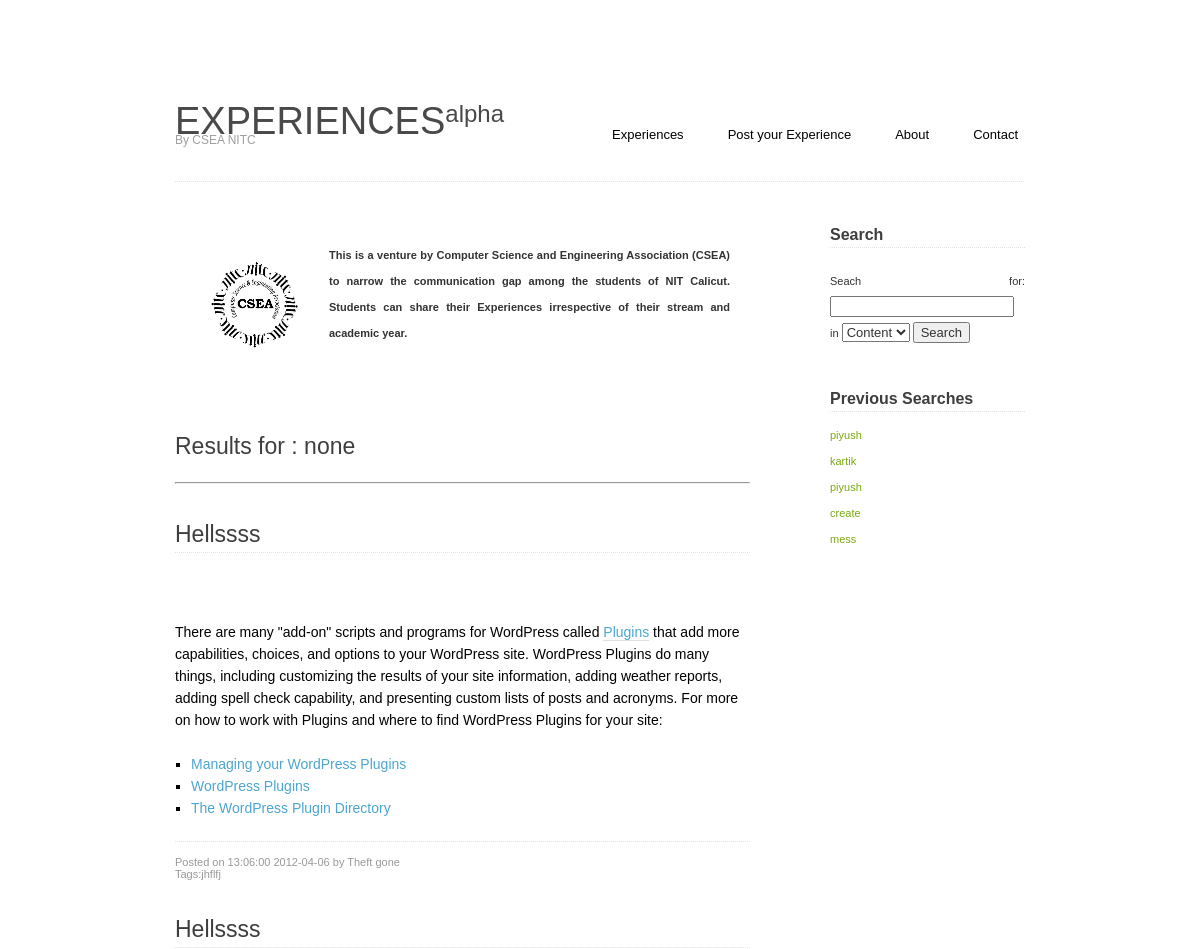
The app's page /searching.php?q=none&field=Contnt (upper part), older data.
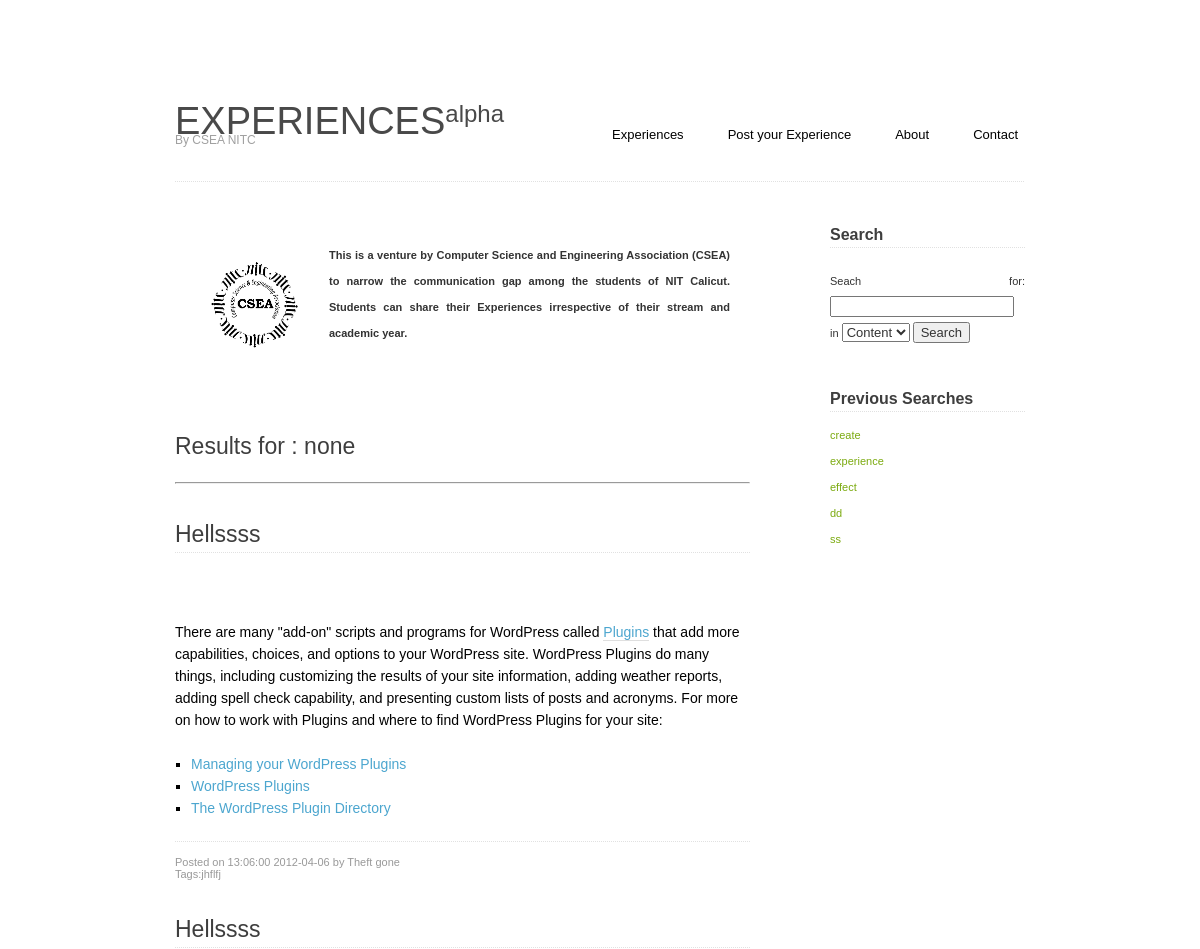
The same page, newer data.
### tables this page shows
CREATE TABLE IF NOT EXISTS `blog_entry` (
  `id` int(10) NOT NULL AUTO_INCREMENT,
  `Fname` varchar(80) NOT NULL,
  `Lname` varchar(100) NOT NULL,
  `Sub` varchar(100) NOT NULL,
  `Tag` text NOT NULL,
  `Contnt` longtext NOT NULL,
  `Date` date NOT NULL,
  `Time` time NOT NULL,
  `Facebook` varchar(255) NOT NULL,
  `Email` varchar(255) NOT NULL,
  PRIMARY KEY (`id`)
);

CREATE TABLE IF NOT EXISTS `search_entry` (
  `search` text NOT NULL,
  `id` int(11) NOT NULL AUTO_INCREMENT,
  PRIMARY KEY (`id`)
);

### searching.php (the view, shortened to what this page needs)
<!DOCTYPE html PUBLIC "-//W3C//DTD XHTML 1.0 Strict//EN" "http://www.w3.org/TR/xhtml1/DTD/xhtml1-strict.dtd">
<html xmlns="http://www.w3.org/1999/xhtml">
<head>
<link href="./css/default.css" rel="stylesheet" type="text/css" />
</head>
<?php
 $find=$_GET['q'];
 $maxss = 'LIMIT 0,5';
$stmnt = mysql_query("SELECT * FROM search_entry ORDER BY id DESC $maxss") or die(mysql_error());
?>
<body>
<div id="header">
	<div id="logo">
		<h1><a href="index.php">EXPERIENCES<sup>alpha</sup></a></h1>
		<h2>By CSEA NITC</h2>
	</div>
	<div id="menu">
		<ul>
			<li><a href="index.php">Experiences</a></li>
			<li><a href="form.php">Post your Experience</a></li>
			<li><a href="about.php">About</a></li>
			<li><a href="contact.php">Contact </a></li>
		</ul>
	</div>
</div>
<div id="page">
	<div id="content">
		<div class="box1">
			<p><img src="images/pic.png" alt="CSEA" width="119" height="120" align="top" class="left" /><strong>This is a venture by Computer Science and Engineering Association (CSEA) to narrow the communication gap among the students of NIT Calicut. Students can share their Experiences irrespective of their stream and academic year.</strong> </p>
	  </div>
			<br />
<br />
<br />
	<?php
 $field=$_GET['field'];
 echo "<h2>Results for : ".$_GET['q']." </h2><p>";
 echo "<hr class='box2'> <br/> <br/>";
 $find = strtoupper($find);
 $find = strip_tags($find);
 $find = trim ($find);
$query="SELECT * FROM blog_entry  WHERE upper($field) LIKE '%$find%'";
 $data=mysql_query($query);
$page_rows = 5;
$count= mysql_num_rows($data);
 if (!(isset($_GET['pg'])))
 {
 $pagenum = 1;
 } else
	 {
	 	$pagenum=$_GET['pg'];
	 }
if($count>0)
{
$max = 'limit ' .($pagenum - 1) * $page_rows .',' .$page_rows;
$data_p = mysql_query("SELECT * FROM blog_entry WHERE upper($field) LIKE '%$find%' ORDER BY id DESC $max ") or die(mysql_error());
 while($result= mysql_fetch_array($data_p))
 {
 $f1=$result['Fname'];
$f2=$result['Lname'];
$f3=$result['Sub'];
$f4=$result['Tag'];
$f5=$result['Contnt'];
$f6=$result['Date'];
$f7=$result['Time'];
  ?>
 	<div class="post">
			<h2 class="title"><?php echo $f3; ?></h2>
			<div class="entry">
				<?php echo $f5; ?>
			</div>
			<div class="meta">
				<p class="byline">Posted on <?php echo $f7." ".$f6; ?> by <?php echo $f1." ".$f2; ?><br/>Tags:<?php echo $f4 ?>   </p>
			</div>
		</div>
 <?php
}
 }
 ?>
	</div>
		<div id="sidebar">
		<ul>
			<li id="search">
				<h2><b>Search</b></h2>
 <form name="search" method="get" action="searching.php">
 Seach for: <input name="q" type="text" class="right" />
 in
 <Select NAME="field" class="right">
 <Option VALUE="Contnt" selected="selected">Content</option>
 </Select>
 <input name="search" type="submit" class="right" value="Search" />
 </form>
			</li>
			<li>
				<h2><b>Previous Searches</b></h2>
				<ul>
				<?php
				while($searches = mysql_fetch_array( $stmnt ))
				{
					$sentry=$searches['search'];
				 ?>
					<li><a href='searching.php?q=<?php echo $sentry; ?>&field=Contnt' style="text-decoration:none"><?php echo $sentry;  ?></a></li>
				<?php } ?>
				</ul>
			</li>
		</ul>
	</div>
</div>
</body>
</html>

### css/default.css (style rules this page uses)
body { margin: 100px 0 0 0; padding: 0; background: #FFFFFF url(../images/img01.gif) repeat-x; font-family: "Trebuchet MS", Arial, Helvetica, sans-serif; font-size: 13px; color: #333333; }
h1, h2, h3 { margin: 0; font-weight: normal; color: #3E3E3E; }
h1 { margin: 2; font-size: 32px; }
h2 { font-size: 23px; }
p, ul, ol { margin: 0 0 2em 0; text-align: justify; line-height: 26px; font-size: 11px; }
a:link { color: #7BAA0F; }
img { border: none; }
img.left { float: left; margin-right: 15px; }
form { margin: 0; padding: 0; }
input, textarea, select { font-family: "Trebuchet MS", Arial, Helvetica, sans-serif; font-size: 13px; color: #333333; }
#header { width: 850px; height: 82px; margin: 0 auto 40px auto; background: url(../images/img03.gif) repeat-x left bottom; }
#logo { float: left; }
#logo h1 { font-size: 38px; color: #494949; }
#logo h1 sup { vertical-align: text-top; font-size: 24px; }
#logo h1 a { color: #494949; }
#logo h2 { margin-top: -10px; font-size: 12px; color: #A0A0A0; }
#logo a { text-decoration: none; }
#menu { float: right; }
#menu ul { margin: 0; padding: 15px 0 0 0; list-style: none; }
#menu li { display: inline; }
#menu a { display: block; float: left; margin-left: 30px; padding: 7px; text-decoration: none; font-size: 13px; color: #000000; }
#page { width: 850px; margin: 0 auto; }
#content { float: left; width: 575px; }
.post .title { margin-bottom: 20px; padding-bottom: 5px; background: url(../images/img03.gif) repeat-x left bottom; }
.post .meta { padding: 15px 0 60px 0; background: url(../images/img03.gif) repeat-x; }
.post .meta p { margin: 0; line-height: normal; color: #999999; }
.post .meta .byline { float: left; }
#sidebar { float: right; width: 195px; }
#sidebar ul { margin: 0; padding: 0; list-style: none; }
#sidebar li { margin-bottom: 40px; }
#sidebar li li { margin: 0; }
#sidebar h2 { margin-bottom: 10px; background: url(../images/img03.gif) repeat-x left bottom; font-size: 16px; }
#search h2 { margin-bottom: 20px; }
.box1 { padding: 20px; background: url(../images/img05.gif) no-repeat; }
.box2 { color: #BABABA; }

Row changes from the older to the newer data that the page shows:
no longer on this page (row unchanged): search_entry: search "piyush"
no longer on this page (row unchanged): search_entry: search "kartik"
no longer on this page (row unchanged): search_entry: search "piyush"
no longer on this page (row unchanged): search_entry: search "mess"
added search_entry: search "experience"
added search_entry: search "effect"
added search_entry: search "dd"
added search_entry: search "ss"
